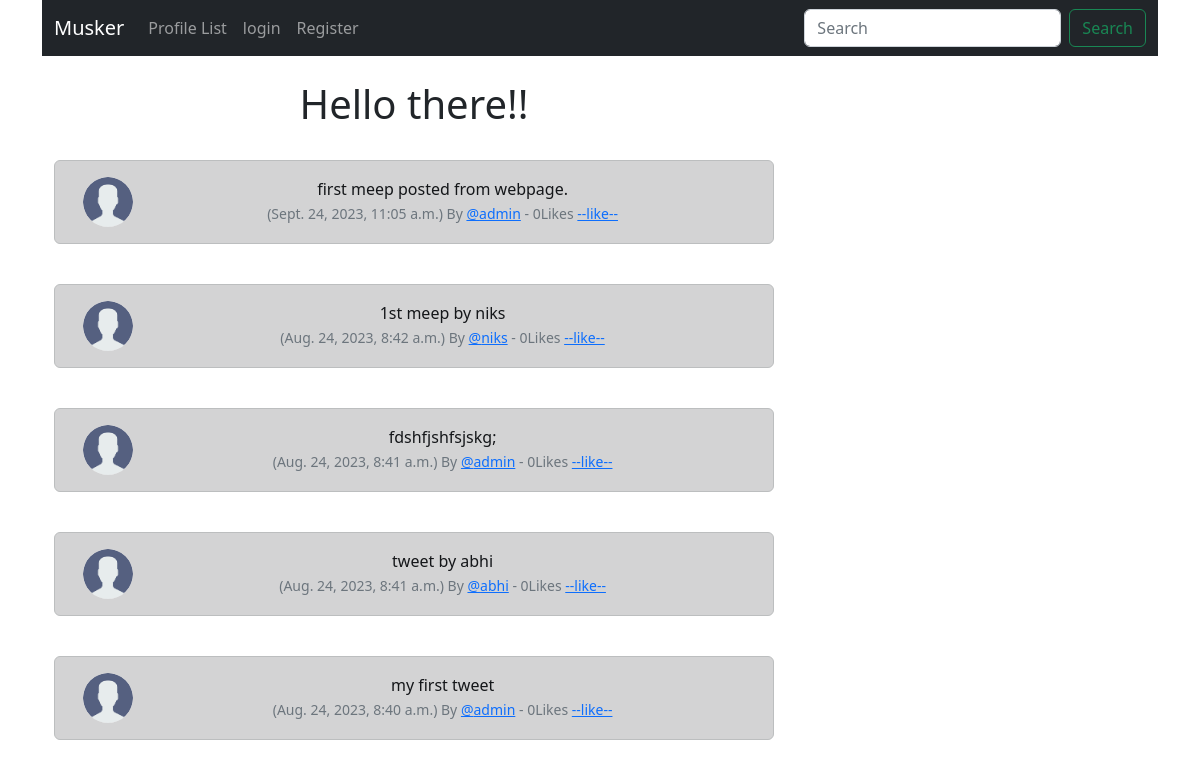
The app's page /, older data.
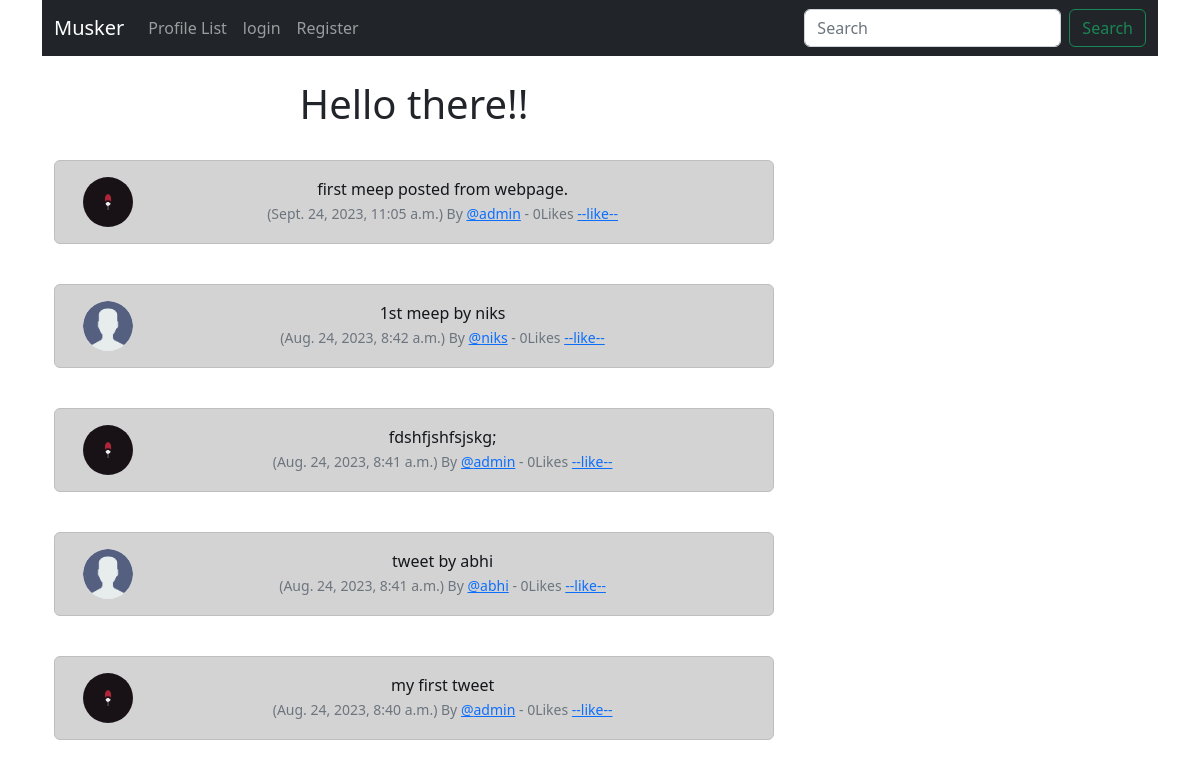
The same page, newer data.
### musker/models.py (models this page shows, shortened)
class Meep(models.Model):
    user = models.ForeignKey(
        User, related_name="meeps",
        on_delete=models.DO_NOTHING
        )
    body = models.CharField(max_length=200)
    created_at = models.DateTimeField(auto_now=True)
    likes = models.ManyToManyField(User, related_name='meep_like', blank=True)
    def number_of_likes(self):
        return self.likes.count()

class Profile(models.Model):
    user = models.OneToOneField(User, on_delete=models.CASCADE)
    follows = models.ManyToManyField('self',
        related_name="followed_by",
        symmetrical=False,
        blank=True)
    date_modified = models.DateTimeField(User, auto_now=True)
    profile_image = models.ImageField(null=True, blank=True, upload_to="images/")

### musker/views.py (the view)
# urls.py: path("", views.home, name="home"),
def home(request):
    if request.user.is_authenticated:
        form = MeepForm(request.POST or None)
        if request.method == "POST":
            if form.is_valid():
                meep = form.save(commit=False)
                meep.user = request.user
                meep.save()
                messages.success(request, "Your meep has been posted.")
                return redirect("home")
        meeps = Meep.objects.all().order_by("-created_at")
        return render(request, "home.html", {"meeps": meeps, "form":form})
    else:
        meeps = Meep.objects.all().order_by("-created_at")
        return render(request, "home.html", {"meeps": meeps})

### musker/templates/home.html (shortened to what this page needs)
{% extends "base.html"%} {% load static %} {% block content %}
<div class="container text-center">
  <div class="row">
    <div class="col-8">
      <h1>Hello there!!</h1>
      <br />
      {% for meep in meeps %}
      <div class="alert alert-dark" role="alert">
        <div class="container">
          <div class="row">
            <div class="col-1">
              {% if meep.user.profile.profile_image %}
              <img
                src="{{ meep.user.profile.profile_image.url }}"
                width="50"
                height="50"
                class="rounded-circle"
                alt="{{ meep.user.username }}"
              />
              {% else %}
              <img
                src="{% static 'images/dummy.png' %}"
                width="50"
                height="50"
                class="rounded-circle"
                alt="{{ meep.user.username }}"
              />
              {% endif %}
            </div>
            <div class="col-11">
              {{ meep.body }}<br />
              <small class="text-muted">
                ({{ meep.created_at }}) By
                <a href="{% url 'profile' meep.user.id %}">@{{ meep.user }}</a>
                - {{ meep.number_of_likes }}Likes
                  {% if request.user in meep.likes.all %}
                <a href="{% url 'like' meep.id %}"> --Unlike--</a>
                {% else %}
                <a href="{% url 'like' meep.id %}"> --like--</a>
                {% endif %}
              </small>
            </div>
          </div>
        </div>
      </div>
      <br />
      {% endfor %}
    </div>
    <div class="col-4">
      <br /><br />
    </div>
  </div>
</div>
{% endblock %}

Row changes from the older to the newer data that the page shows:
changed through a linked row, Meep "first meep posted from webpage.": user.profile.profile_image: picture added; profile_image: picture removed
changed through a linked row, Meep "fdshfjshfsjskg;": user.profile.profile_image: picture added; profile_image: picture removed
changed through a linked row, Meep "my first tweet": user.profile.profile_image: picture added; profile_image: picture removed
